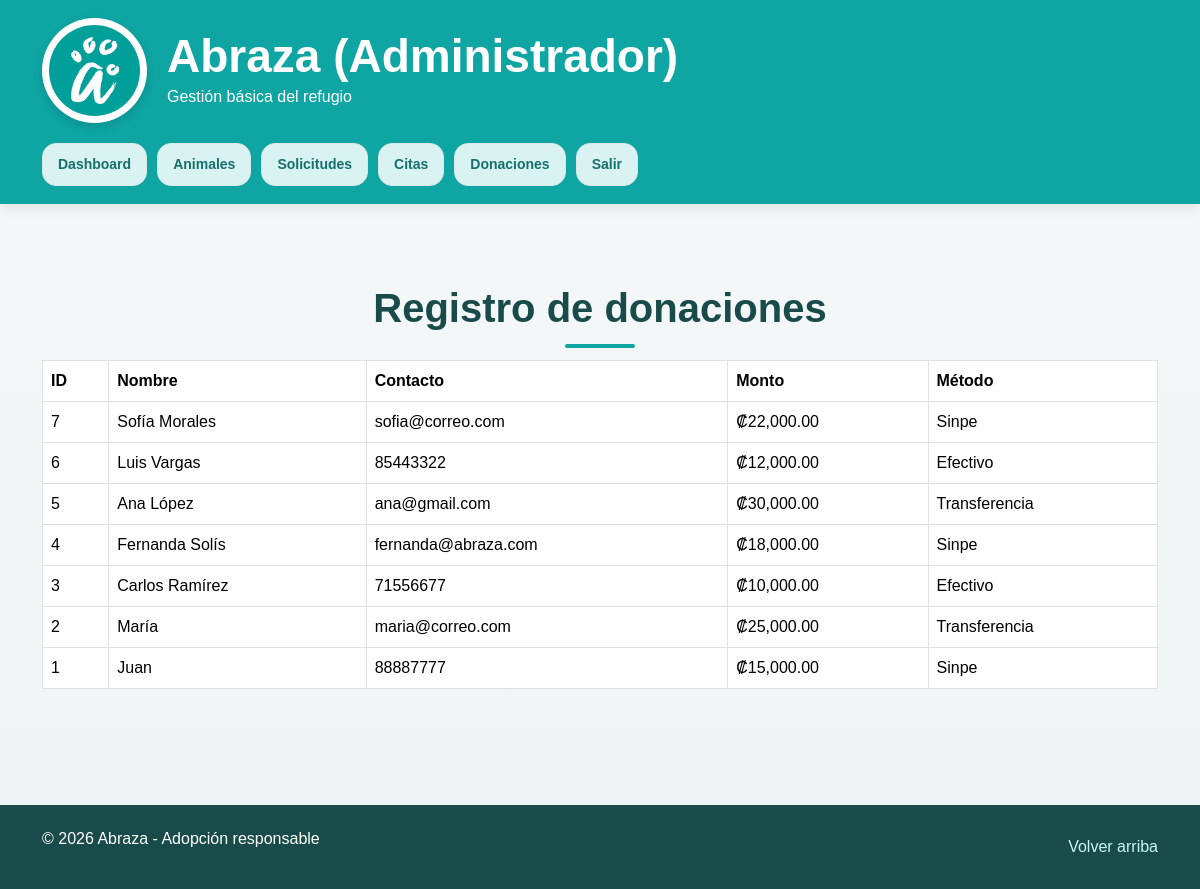
The page /public/index.php?accion=adminDonaciones (signed in) on the database its author committed.
### tables this page shows
CREATE TABLE donaciones (
    id INT AUTO_INCREMENT PRIMARY KEY,
    nombre VARCHAR(100) NOT NULL,
    contacto VARCHAR(100) NOT NULL,
    monto DECIMAL(10,2) NOT NULL,
    metodo VARCHAR(50) NOT NULL
);

### app/controllers/DonacionController.php (called while the page is built, shortened)
<?php
require_once __DIR__ . '/../../config/database.php';
require_once __DIR__ . '/../models/Donacion.php';
class DonacionController
{
    private $model;
    public function __construct()
    {
        $database = new Database();
        $db = $database->connect();
        $this->model = new Donacion($db);
    }
    public function adminDonaciones()
    {
        $donaciones = $this->model->obtenerTodas();
        require_once __DIR__ . '/../views/admin/donaciones.php';
    }
}

### app/models/Donacion.php (called while the page is built, shortened)
<?php
class Donacion
{
    private $conn;
    private $table = "donaciones";
    public function __construct($db)
    {
        $this->conn = $db;
    }
    public function obtenerTodas()
    {
        $sql = "SELECT * FROM {$this->table} ORDER BY id DESC";
        $result = $this->conn->query($sql);
        return $result->fetch_all(MYSQLI_ASSOC);
    }
}

### app/views/admin/donaciones.php (the view, shortened to what this page needs)
<?php require_once __DIR__ . '/../layouts/header.php'; ?>
<?php require_once __DIR__ . '/../layouts/nav-admin.php'; ?>
<main>
    <section class="seccion">
        <div class="container">
            <h2 class="titulo-seccion">Registro de donaciones</h2>
            <div class="table-responsive">
                <table class="table table-bordered">
                    <thead>
                        <tr>
                            <th>ID</th>
                            <th>Nombre</th>
                            <th>Contacto</th>
                            <th>Monto</th>
                            <th>Método</th>
                        </tr>
                    </thead>
                    <tbody>
                        <?php if (!empty($donaciones)): ?>
                            <?php foreach ($donaciones as $donacion): ?>
                                <tr>
                                    <td><?= $donacion['id']; ?></td>
                                    <td><?= htmlspecialchars($donacion['nombre']); ?></td>
                                    <td><?= htmlspecialchars($donacion['contacto']); ?></td>
                                    <td>₡<?= number_format($donacion['monto'], 2); ?></td>
                                    <td><?= htmlspecialchars($donacion['metodo']); ?></td>
                                </tr>
                            <?php endforeach; ?>
                        <?php else: ?>
                            <tr>
                                <td colspan="5">No hay donaciones registradas.</td>
                            </tr>
                        <?php endif; ?>
                    </tbody>
                </table>
            </div>
        </div>
    </section>
</main>
<?php require_once __DIR__ . '/../layouts/footer.php'; ?>

### public/css/style_proyecto.css (style rules this page uses)
body { margin: 0; font-family: Arial, sans-serif; background: linear-gradient(to bottom, #f5f8f8, #eef4f4); color: #333; }
.seccion { padding: 80px 0; }
.titulo-seccion { text-align: center; font-size: 40px; margin-top: 0; margin-bottom: 12px; color: #184b4a; font-weight: bold; position: relative; }
.titulo-seccion::after { content: ""; width: 70px; height: 4px; background-color: #0ea5a3; display: block; margin: 12px auto 0 auto; border-radius: 10px; }

### rows shown on the page
donaciones: id "7", nombre "Sofía Morales", contacto "sofia@correo.com", monto "22,000.00", metodo "Sinpe"
donaciones: id "6", nombre "Luis Vargas", contacto "85443322", monto "12,000.00", metodo "Efectivo"
donaciones: id "5", nombre "Ana López", contacto "ana@gmail.com", monto "30,000.00", metodo "Transferencia"
donaciones: id "4", nombre "Fernanda Solís", contacto "fernanda@abraza.com", monto "18,000.00", metodo "Sinpe"
donaciones: id "3", nombre "Carlos Ramírez", contacto "71556677", monto "10,000.00", metodo "Efectivo"
donaciones: id "2", nombre "María", contacto "maria@correo.com", monto "25,000.00", metodo "Transferencia"
donaciones: id "1", nombre "Juan", contacto "88887777", monto "15,000.00", metodo "Sinpe"
